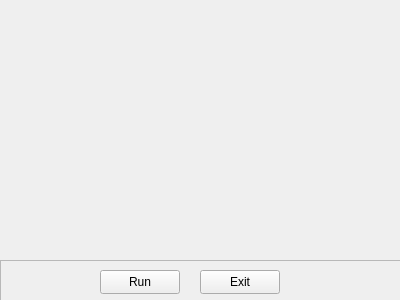
<?xml version="1.0" encoding="UTF-8"?>
<ui version="4.0">
 <class>Output</class>
 <widget class="QWidget" name="Output">
  <property name="geometry">
   <rect>
    <x>0</x>
    <y>0</y>
    <width>400</width>
    <height>300</height>
   </rect>
  </property>
  <property name="windowTitle">
   <string>Form</string>
  </property>
  <widget class="QFrame" name="frame">
   <property name="geometry">
    <rect>
     <x>0</x>
     <y>260</y>
     <width>401</width>
     <height>41</height>
    </rect>
   </property>
   <property name="frameShape">
    <enum>QFrame::StyledPanel</enum>
   </property>
   <property name="frameShadow">
    <enum>QFrame::Raised</enum>
   </property>
   <widget class="QPushButton" name="runButton">
    <property name="geometry">
     <rect>
      <x>100</x>
      <y>10</y>
      <width>80</width>
      <height>24</height>
     </rect>
    </property>
    <property name="text">
     <string>Run</string>
    </property>
   </widget>
   <widget class="QPushButton" name="exitButton">
    <property name="geometry">
     <rect>
      <x>200</x>
      <y>10</y>
      <width>80</width>
      <height>24</height>
     </rect>
    </property>
    <property name="text">
     <string>Exit</string>
    </property>
   </widget>
  </widget>
 </widget>
 <resources/>
 <connections/>
</ui>
